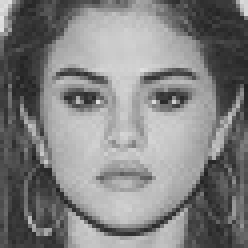
#> input picture Video/grey_ph/0.jpg, 62 x 62 px, found by its file name (shown 4 times larger); its folder holds 4 pictures in this run
$ python brain_norm.py
#> lines starting #> are read from the running program, lines starting #| are printed output that depends on the picture
from pybrain3.datasets import ClassificationDataSet # Структура данных pybrain
from pybrain3.tools.shortcuts import buildNetwork
from pybrain3.supervised.trainers import BackpropTrainer
from pybrain3.structure.modules import SoftmaxLayer
from pybrain3.utilities import percentError
import os
import numpy as np
import matplotlib.pyplot as plt
import cv2

types = ["1", "2", "3", "4", "5", "6", "7", "8"]
num_fit = 44
dataset_features = np.zeros((num_fit, 80))
outputs = np.zeros((num_fit))
idx = 0
class_label = 0
for types_dir in types:
  curr_dir = os.path.join(os.path.sep, types_dir)
  all_imgs = os.listdir(os.getcwd() + curr_dir + "\\grey_ph")
  for img_file in all_imgs:
    filename = os.getcwd() + curr_dir + "\\grey_ph\\" + img_file
    img = cv2.imread(filename)
#> img is the input picture: shape (62, 62, 3); min 32, max 227, mean 129
    #gray = cv2.cvtColor(img, cv2.COLOR_BGR2GRAY)
    vals = img.mean(axis=1).flatten()
#> vals = 186 values, max 161 at index 99, min 94.63 at index 0, mean 129
    hist = np.histogram(vals, range(40, 121))
    dataset_features[idx, :] = hist[0]
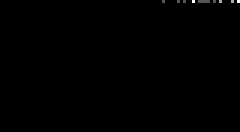
#> dataset_features: shape (44, 80) float64 (shown 3 times larger); min 0, max 9, mean 0.0153; drawn with min black and max white

    outputs[idx] = class_label
    idx += 1
  class_label += 1
#> class_label = 1

TRAIN_SIZE = 0.8 # Разделение данных на обучающую и контрольную части в пропорции 70/30%
#> TRAIN_SIZE = 0.8
from sklearn.model_selection import train_test_split
from sklearn.preprocessing.data import normalize

y = outputs
X = dataset_features
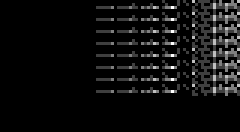
#> X: shape (44, 80) float64 (shown 3 times larger); min 0, max 12, mean 0.709; drawn with min black and max white
#> (the run stopped early here; a loop or call above may not have finished)
